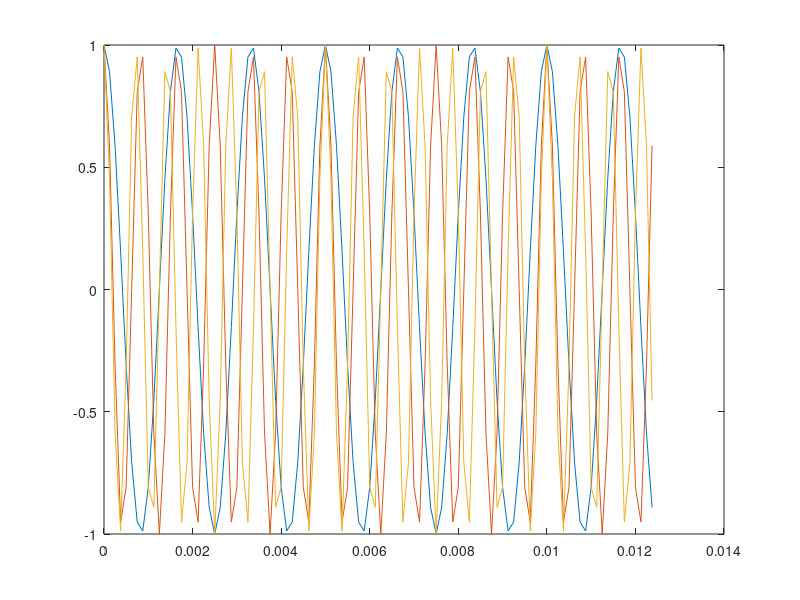
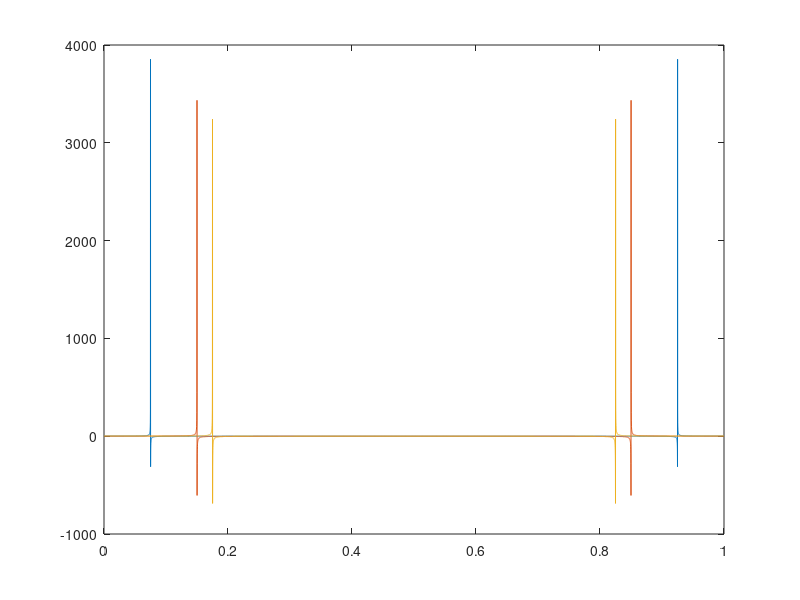

The MATLAB script that drew these images, in order:
close all
clc
Fs = 8e3;
t = 0:1/Fs:1;
t = t';
f = [600 1200 1400];
s3 = cos(2*pi*t*f);
FFT = fft(s3);
g = figure();
plot(t(1:100), s3(1:100,:))
s = figure();
plot(t(1:Fs+1), FFT(1:Fs+1,:))

saveas(g,'../fig/graph2','png');
saveas(s,'../fig/spec2','png');